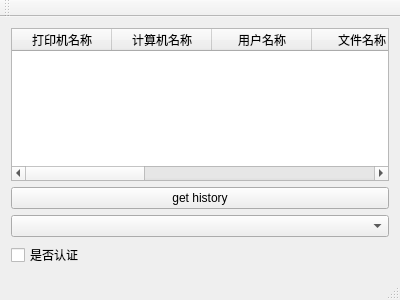
<?xml version="1.0" encoding="UTF-8"?>
<ui version="4.0">
 <class>MainWindow</class>
 <widget class="QMainWindow" name="MainWindow">
  <property name="geometry">
   <rect>
    <x>0</x>
    <y>0</y>
    <width>400</width>
    <height>300</height>
   </rect>
  </property>
  <property name="windowTitle">
   <string>MainWindow</string>
  </property>
  <widget class="QWidget" name="centralWidget">
   <layout class="QVBoxLayout" name="verticalLayout">
    <item>
     <widget class="QTableWidget" name="tableWidget_jobs">
      <property name="editTriggers">
       <set>QAbstractItemView::NoEditTriggers</set>
      </property>
      <property name="tabKeyNavigation">
       <bool>false</bool>
      </property>
      <property name="horizontalScrollMode">
       <enum>QAbstractItemView::ScrollPerPixel</enum>
      </property>
      <column>
       <property name="text">
        <string>打印机名称</string>
       </property>
      </column>
      <column>
       <property name="text">
        <string>计算机名称</string>
       </property>
      </column>
      <column>
       <property name="text">
        <string>用户名称</string>
       </property>
      </column>
      <column>
       <property name="text">
        <string>文件名称</string>
       </property>
      </column>
      <column>
       <property name="text">
        <string>页数</string>
       </property>
      </column>
      <column>
       <property name="text">
        <string>份数</string>
       </property>
      </column>
      <column>
       <property name="text">
        <string>打印时间</string>
       </property>
      </column>
      <column>
       <property name="text">
        <string>是否经过指纹验证</string>
       </property>
      </column>
      <column>
       <property name="text">
        <string>验证结果</string>
       </property>
      </column>
      <column>
       <property name="text">
        <string>cups打印结果</string>
       </property>
      </column>
      <column>
       <property name="text">
        <string>fw打印结果</string>
       </property>
      </column>
     </widget>
    </item>
    <item alignment="Qt::AlignVCenter">
     <widget class="QPushButton" name="pushButton">
      <property name="text">
       <string>get history</string>
      </property>
     </widget>
    </item>
    <item>
     <widget class="QComboBox" name="comboBox"/>
    </item>
    <item>
     <widget class="QCheckBox" name="checkBox">
      <property name="text">
       <string>是否认证</string>
      </property>
     </widget>
    </item>
   </layout>
  </widget>
  <widget class="QMenuBar" name="menuBar">
   <property name="geometry">
    <rect>
     <x>0</x>
     <y>0</y>
     <width>400</width>
     <height>22</height>
    </rect>
   </property>
  </widget>
  <widget class="QToolBar" name="mainToolBar">
   <attribute name="toolBarArea">
    <enum>TopToolBarArea</enum>
   </attribute>
   <attribute name="toolBarBreak">
    <bool>false</bool>
   </attribute>
  </widget>
  <widget class="QStatusBar" name="statusBar"/>
 </widget>
 <layoutdefault spacing="6" margin="11"/>
 <resources/>
 <connections/>
</ui>
